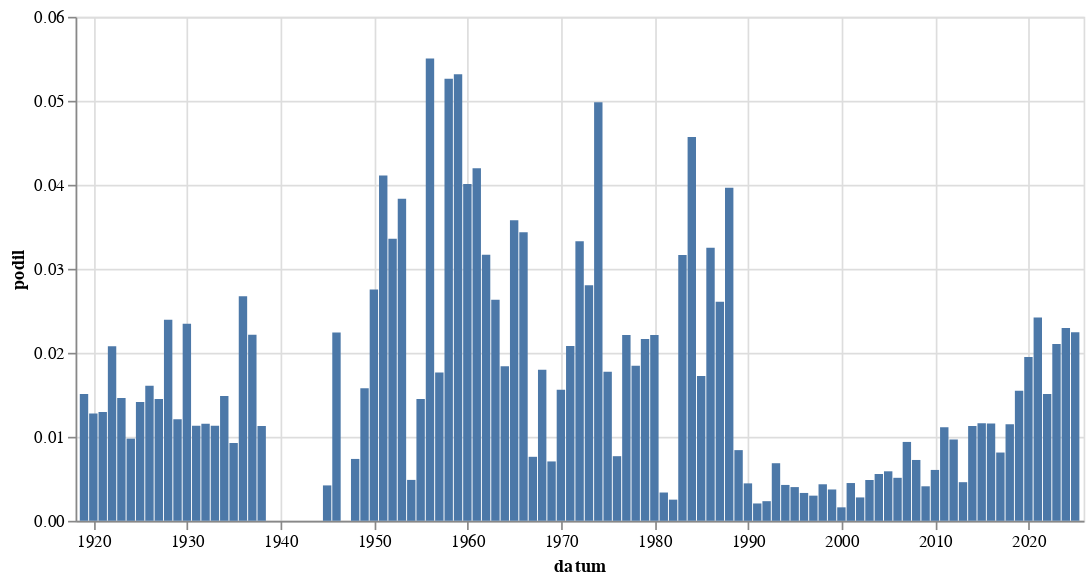

Write notebook code for a chart like this one.
### Code cell
alt.Chart(
    hledej(" [Rr]odič").to_pandas(),
    width = 600
).mark_bar(
).encode(
    alt.X('datum:T'),
    alt.Y('podil:Q')
)

### Figure 1 — Vega-Lite specification as saved in the notebook (floating-point values rounded to 4 significant figures)
{"config": {"view": {"continuousWidth": 300, "continuousHeight": 300}}, "data": {"name": "data-7ddf2b402b3534fd41bf973240b2c301"}, "mark": {"type": "bar"}, "encoding": {"x": {"field": "datum", "type": "temporal"}, "y": {"field": "podil", "type": "quantitative"}}, "width": 600, "$schema": "https://vega.github.io/schema/vega-lite/v5.8.0.json", "datasets": {"data-7ddf2b402b3534fd41bf973240b2c301": [{"datum": "1919-01-01T00:00:00", "text": 60, "text_right": 3978, "podil": 0.01508, "co": " [Rr]odič"}, {"datum": "1920-01-01T00:00:00", "text": 60, "text_right": 4693, "podil": 0.01278, "co": " [Rr]odič"}, {"datum": "1921-01-01T00:00:00", "text": 71, "text_right": 5485, "podil": 0.01294, "co": " [Rr]odič"}, {"datum": "1922-01-01T00:00:00", "text": 109, "text_right": 5244, "podil": 0.02079, "co": " [Rr]odič"}, {"datum": "1923-01-01T00:00:00", "text": 55, "text_right": 3766, "podil": 0.0146, "co": " [Rr]odič"}, {"datum": "1924-01-01T00:00:00", "text": 41, "text_right": 4191, "podil": 0.009783, "co": " [Rr]odič"}, {"datum": "1925-01-01T00:00:00", "text": 44, "text_right": 3108, "podil": 0.01416, "co": " [Rr]odič"}, {"datum": "1926-01-01T00:00:00", "text": 68, "text_right": 4228, "podil": 0.01608, "co": " [Rr]odič"}, {"datum": "1927-01-01T00:00:00", "text": 62, "text_right": 4273, "podil": 0.01451, "co": " [Rr]odič"}, {"datum": "1928-01-01T00:00:00", "text": 98, "text_right": 4096, "podil": 0.02393, "co": " [Rr]odič"}, {"datum": "1929-01-01T00:00:00", "text": 30, "text_right": 2479, "podil": 0.0121, "co": " [Rr]odič"}, {"datum": "1930-01-01T00:00:00", "text": 117, "text_right": 4987, "podil": 0.02346, "co": " [Rr]odič"}, {"datum": "1931-01-01T00:00:00", "text": 44, "text_right": 3888, "podil": 0.01132, "co": " [Rr]odič"}, {"datum": "1932-01-01T00:00:00", "text": 27, "text_right": 2339, "podil": 0.01154, "co": " [Rr]odič"}, {"datum": "1933-01-01T00:00:00", "text": 29, "text_right": 2561, "podil": 0.01132, "co": " [Rr]odič"}, {"datum": "1934-01-01T00:00:00", "text": 32, "text_right": 2156, "podil": 0.01484, "co": " [Rr]odič"}, {"datum": "1935-01-01T00:00:00", "text": 21, "text_right": 2268, "podil": 0.009259, "co": " [Rr]odič"}, {"datum": "1936-01-01T00:00:00", "text": 58, "text_right": 2169, "podil": 0.02674, "co": " [Rr]odič"}, {"datum": "1937-01-01T00:00:00", "text": 42, "text_right": 1897, "podil": 0.02214, "co": " [Rr]odič"}, {"datum": "1938-01-01T00:00:00", "text": 10, "text_right": 885, "podil": 0.0113, "co": " [Rr]odič"}, {"datum": "1945-01-01T00:00:00", "text": 3, "text_right": 712, "podil": 0.004213, "co": " [Rr]odič"}, {"datum": "1946-01-01T00:00:00", "text": 29, "text_right": 1293, "podil": 0.02243, "co": " [Rr]odič"}, {"datum": "1948-01-01T00:00:00", "text": 9, "text_right": 1222, "podil": 0.007365, "co": " [Rr]odič"}, {"datum": "1949-01-01T00:00:00", "text": 13, "text_right": 824, "podil": 0.01578, "co": " [Rr]odič"}, {"datum": "1950-01-01T00:00:00", "text": 12, "text_right": 436, "podil": 0.02752, "co": " [Rr]odič"}, {"datum": "1951-01-01T00:00:00", "text": 15, "text_right": 365, "podil": 0.0411, "co": " [Rr]odič"}, {"datum": "1952-01-01T00:00:00", "text": 13, "text_right": 387, "podil": 0.03359, "co": " [Rr]odič"}, {"datum": "1953-01-01T00:00:00", "text": 11, "text_right": 287, "podil": 0.03833, "co": " [Rr]odič"}, {"datum": "1954-01-01T00:00:00", "text": 3, "text_right": 616, "podil": 0.00487, "co": " [Rr]odič"}, {"datum": "1955-01-01T00:00:00", "text": 3, "text_right": 207, "podil": 0.01449, "co": " [Rr]odič"}, {"datum": "1956-01-01T00:00:00", "text": 18, "text_right": 327, "podil": 0.05505, "co": " [Rr]odič"}, {"datum": "1957-01-01T00:00:00", "text": 6, "text_right": 340, "podil": 0.01765, "co": " [Rr]odič"}, {"datum": "1958-01-01T00:00:00", "text": 17, "text_right": 323, "podil": 0.05263, "co": " [Rr]odič"}, {"datum": "1959-01-01T00:00:00", "text": 16, "text_right": 301, "podil": 0.05316, "co": " [Rr]odič"}, {"datum": "1960-01-01T00:00:00", "text": 16, "text_right": 399, "podil": 0.0401, "co": " [Rr]odič"}, {"datum": "1961-01-01T00:00:00", "text": 17, "text_right": 405, "podil": 0.04198, "co": " [Rr]odič"}, {"datum": "1962-01-01T00:00:00", "text": 7, "text_right": 221, "podil": 0.03167, "co": " [Rr]odič"}, {"datum": "1963-01-01T00:00:00", "text": 8, "text_right": 304, "podil": 0.02632, "co": " [Rr]odič"}, {"datum": "1964-01-01T00:00:00", "text": 14, "text_right": 761, "podil": 0.0184, "co": " [Rr]odič"}, {"datum": "1965-01-01T00:00:00", "text": 17, "text_right": 475, "podil": 0.03579, "co": " [Rr]odič"}, {"datum": "1966-01-01T00:00:00", "text": 18, "text_right": 524, "podil": 0.03435, "co": " [Rr]odič"}, {"datum": "1967-01-01T00:00:00", "text": 4, "text_right": 525, "podil": 0.007619, "co": " [Rr]odič"}, {"datum": "1968-01-01T00:00:00", "text": 36, "text_right": 2001, "podil": 0.01799, "co": " [Rr]odič"}, {"datum": "1969-01-01T00:00:00", "text": 10, "text_right": 1415, "podil": 0.007067, "co": " [Rr]odič"}, {"datum": "1970-01-01T00:00:00", "text": 15, "text_right": 961, "podil": 0.01561, "co": " [Rr]odič"}, {"datum": "1971-01-01T00:00:00", "text": 18, "text_right": 865, "podil": 0.02081, "co": " [Rr]odič"}, {"datum": "1972-01-01T00:00:00", "text": 20, "text_right": 601, "podil": 0.03328, "co": " [Rr]odič"}, {"datum": "1973-01-01T00:00:00", "text": 24, "text_right": 856, "podil": 0.02804, "co": " [Rr]odič"}, {"datum": "1974-01-01T00:00:00", "text": 40, "text_right": 803, "podil": 0.04981, "co": " [Rr]odič"}, {"datum": "1975-01-01T00:00:00", "text": 16, "text_right": 901, "podil": 0.01776, "co": " [Rr]odič"}, {"datum": "1976-01-01T00:00:00", "text": 5, "text_right": 650, "podil": 0.007692, "co": " [Rr]odič"}, {"datum": "1977-01-01T00:00:00", "text": 17, "text_right": 769, "podil": 0.02211, "co": " [Rr]odič"}, {"datum": "1978-01-01T00:00:00", "text": 15, "text_right": 812, "podil": 0.01847, "co": " [Rr]odič"}, {"datum": "1979-01-01T00:00:00", "text": 14, "text_right": 647, "podil": 0.02164, "co": " [Rr]odič"}, {"datum": "1980-01-01T00:00:00", "text": 16, "text_right": 723, "podil": 0.02213, "co": " [Rr]odič"}, {"datum": "1981-01-01T00:00:00", "text": 1, "text_right": 297, "podil": 0.003367, "co": " [Rr]odič"}, {"datum": "1982-01-01T00:00:00", "text": 1, "text_right": 397, "podil": 0.002519, "co": " [Rr]odič"}, {"datum": "1983-01-01T00:00:00", "text": 15, "text_right": 474, "podil": 0.03165, "co": " [Rr]odič"}, {"datum": "1984-01-01T00:00:00", "text": 18, "text_right": 394, "podil": 0.04569, "co": " [Rr]odič"}, {"datum": "1985-01-01T00:00:00", "text": 6, "text_right": 348, "podil": 0.01724, "co": " [Rr]odič"}, {"datum": "1986-01-01T00:00:00", "text": 8, "text_right": 246, "podil": 0.03252, "co": " [Rr]odič"}, {"datum": "1987-01-01T00:00:00", "text": 9, "text_right": 345, "podil": 0.02609, "co": " [Rr]odič"}, {"datum": "1988-01-01T00:00:00", "text": 14, "text_right": 353, "podil": 0.03966, "co": " [Rr]odič"}, {"datum": "1989-01-01T00:00:00", "text": 7, "text_right": 832, "podil": 0.008413, "co": " [Rr]odič"}, {"datum": "1990-01-01T00:00:00", "text": 31, "text_right": 6958, "podil": 0.004455, "co": " [Rr]odič"}, {"datum": "1991-01-01T00:00:00", "text": 27, "text_right": 13084, "podil": 0.002064, "co": " [Rr]odič"}, {"datum": "1992-01-01T00:00:00", "text": 27, "text_right": 11558, "podil": 0.002336, "co": " [Rr]odič"}, {"datum": "1993-01-01T00:00:00", "text": 64, "text_right": 9337, "podil": 0.006854, "co": " [Rr]odič"}, {"datum": "1994-01-01T00:00:00", "text": 33, "text_right": 7730, "podil": 0.004269, "co": " [Rr]odič"}, {"datum": "1995-01-01T00:00:00", "text": 37, "text_right": 9219, "podil": 0.004013, "co": " [Rr]odič"}, {"datum": "1996-01-01T00:00:00", "text": 31, "text_right": 9349, "podil": 0.003316, "co": " [Rr]odič"}, {"datum": "1997-01-01T00:00:00", "text": 49, "text_right": 16367, "podil": 0.002994, "co": " [Rr]odič"}, {"datum": "1998-01-01T00:00:00", "text": 51, "text_right": 11729, "podil": 0.004348, "co": " [Rr]odič"}, {"datum": "1999-01-01T00:00:00", "text": 76, "text_right": 20383, "podil": 0.003729, "co": " [Rr]odič"}, {"datum": "2000-01-01T00:00:00", "text": 38, "text_right": 23721, "podil": 0.001602, "co": " [Rr]odič"}, {"datum": "2001-01-01T00:00:00", "text": 91, "text_right": 20242, "podil": 0.004496, "co": " [Rr]odič"}, {"datum": "2002-01-01T00:00:00", "text": 45, "text_right": 16173, "podil": 0.002782, "co": " [Rr]odič"}, {"datum": "2003-01-01T00:00:00", "text": 104, "text_right": 21407, "podil": 0.004858, "co": " [Rr]odič"}, {"datum": "2004-01-01T00:00:00", "text": 111, "text_right": 19932, "podil": 0.005569, "co": " [Rr]odič"}, {"datum": "2005-01-01T00:00:00", "text": 132, "text_right": 22401, "podil": 0.005893, "co": " [Rr]odič"}, {"datum": "2006-01-01T00:00:00", "text": 71, "text_right": 13873, "podil": 0.005118, "co": " [Rr]odič"}, {"datum": "2007-01-01T00:00:00", "text": 128, "text_right": 13633, "podil": 0.009389, "co": " [Rr]odič"}, {"datum": "2008-01-01T00:00:00", "text": 100, "text_right": 13807, "podil": 0.007243, "co": " [Rr]odič"}, {"datum": "2009-01-01T00:00:00", "text": 68, "text_right": 16552, "podil": 0.004108, "co": " [Rr]odič"}, {"datum": "2010-01-01T00:00:00", "text": 77, "text_right": 12714, "podil": 0.006056, "co": " [Rr]odič"}, {"datum": "2011-01-01T00:00:00", "text": 198, "text_right": 17776, "podil": 0.01114, "co": " [Rr]odič"}, {"datum": "2012-01-01T00:00:00", "text": 140, "text_right": 14462, "podil": 0.009681, "co": " [Rr]odič"}, {"datum": "2013-01-01T00:00:00", "text": 44, "text_right": 9571, "podil": 0.004597, "co": " [Rr]odič"}, {"datum": "2014-01-01T00:00:00", "text": 235, "text_right": 20807, "podil": 0.01129, "co": " [Rr]odič"}, {"datum": "2015-01-01T00:00:00", "text": 249, "text_right": 21458, "podil": 0.0116, "co": " [Rr]odič"}, {"datum": "2016-01-01T00:00:00", "text": 263, "text_right": 22689, "podil": 0.01159, "co": " [Rr]odič"}, {"datum": "2017-01-01T00:00:00", "text": 148, "text_right": 18211, "podil": 0.008127, "co": " [Rr]odič"}, {"datum": "2018-01-01T00:00:00", "text": 236, "text_right": 20550, "podil": 0.01148, "co": " [Rr]odič"}, {"datum": "2019-01-01T00:00:00", "text": 383, "text_right": 24733, "podil": 0.01549, "co": " [Rr]odič"}, {"datum": "2020-01-01T00:00:00", "text": 458, "text_right": 23475, "podil": 0.01951, "co": " [Rr]odič"}, {"datum": "2021-01-01T00:00:00", "text": 481, "text_right": 19879, "podil": 0.0242, "co": " [Rr]odič"}, {"datum": "2022-01-01T00:00:00", "text": 314, "text_right": 20784, "podil": 0.01511, "co": " [Rr]odič"}, {"datum": "2023-01-01T00:00:00", "text": 515, "text_right": 24476, "podil": 0.02104, "co": " [Rr]odič"}, {"datum": "2024-01-01T00:00:00", "text": 546, "text_right": 23773, "podil": 0.02297, "co": " [Rr]odič"}, {"datum": "2025-01-01T00:00:00", "text": 281, "text_right": 12519, "podil": 0.02245, "co": " [Rr]odič"}]}}
